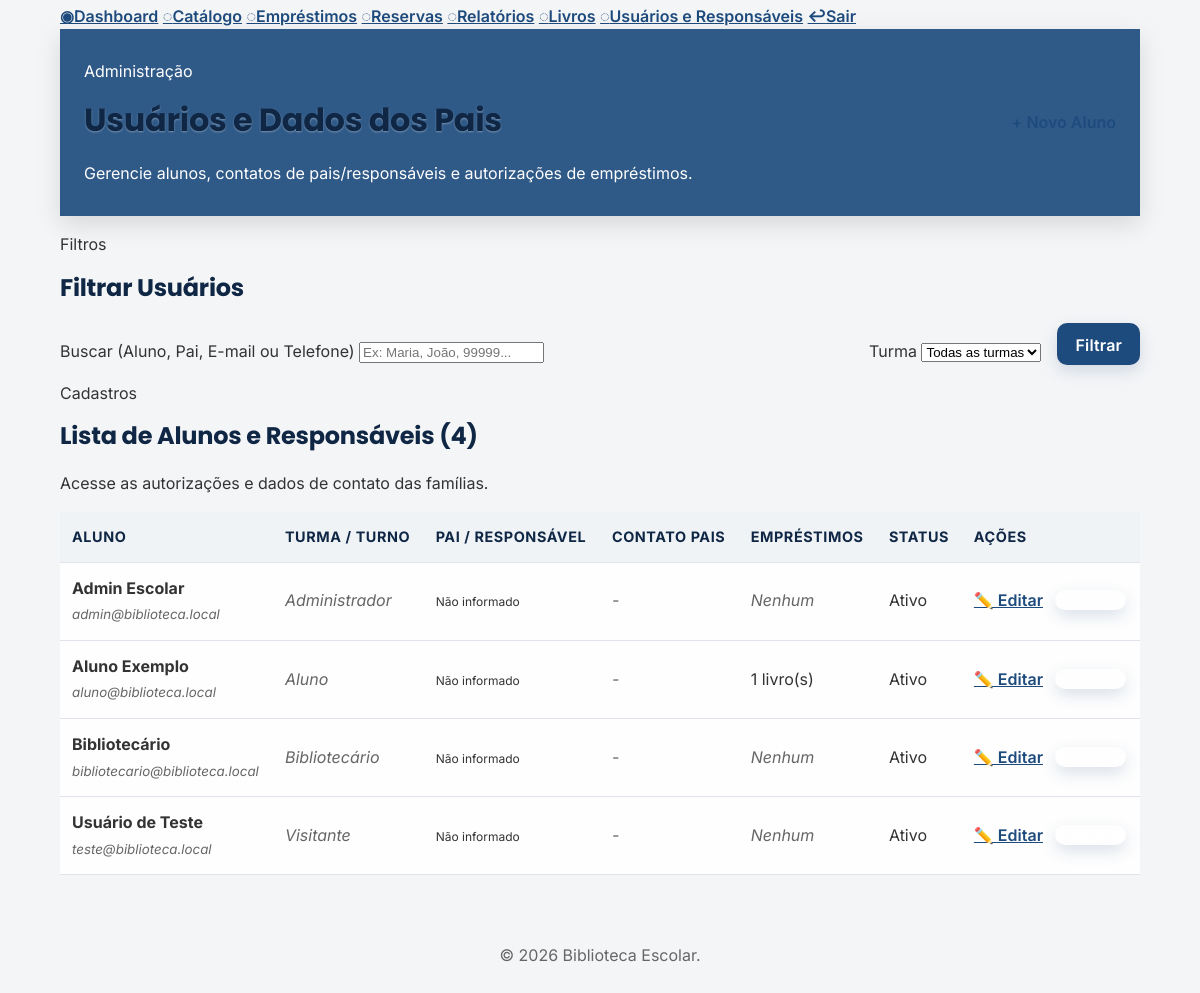
The app's page /users.php (signed in, lower part), older data.
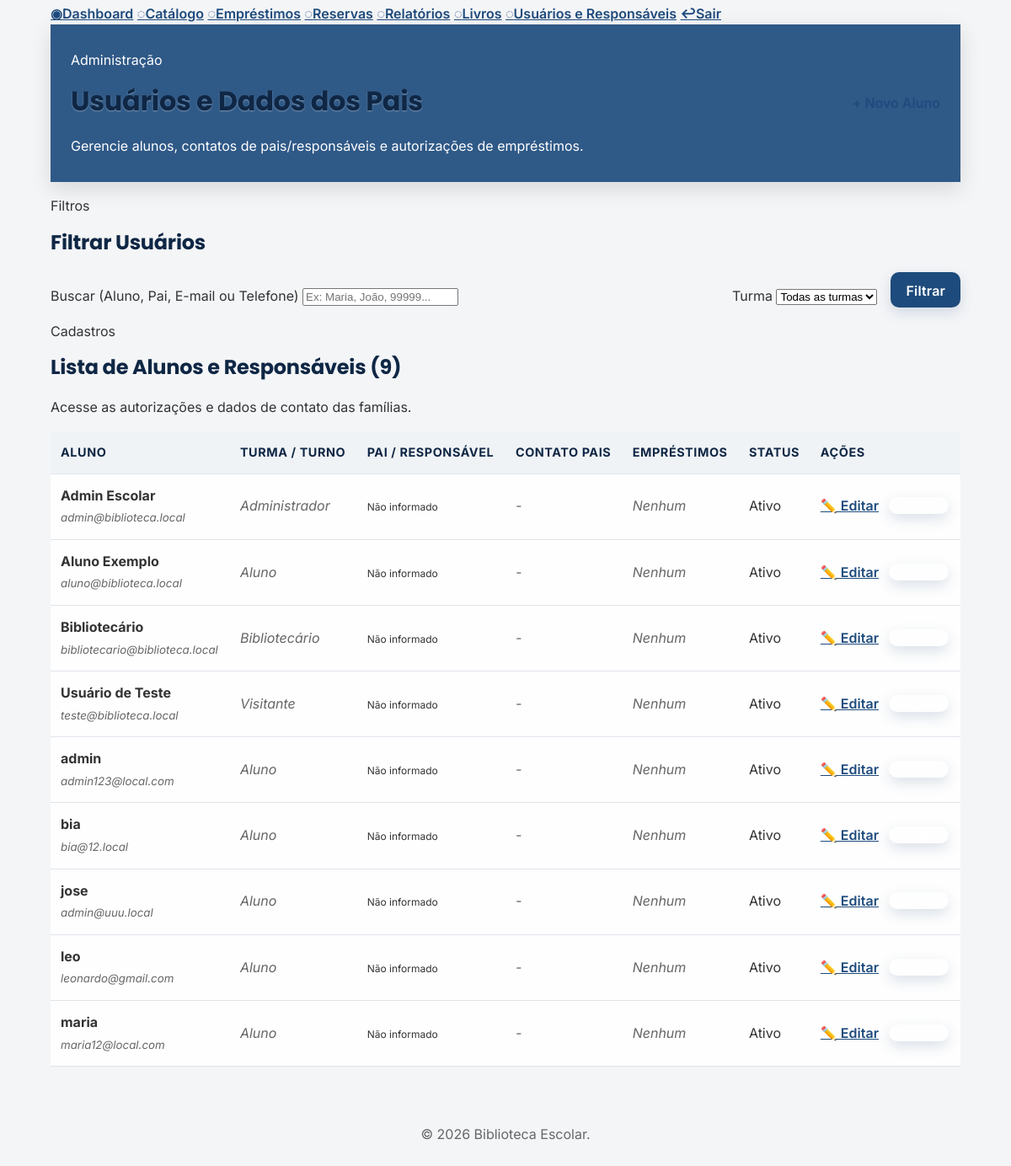
The same page, newer data.
### tables this page shows
CREATE TABLE users (
        id INTEGER PRIMARY KEY AUTOINCREMENT,
        name TEXT NOT NULL,
        email TEXT NOT NULL UNIQUE,
        password TEXT NOT NULL,
        role_id INTEGER NOT NULL,
        blocked INTEGER NOT NULL DEFAULT 0,
        created_at TEXT NOT NULL DEFAULT CURRENT_TIMESTAMP, profile_photo TEXT, "turma", "turno", "parent_name", "parent_phone", "parent_email", "parent_document",
        FOREIGN KEY(role_id) REFERENCES roles(id)
    );

### includes/functions.php (called while the page is built, shortened)
<?php
function h(string $value): string
{
    return htmlspecialchars($value, ENT_QUOTES, 'UTF-8');
}

### users.php (the view, shortened to what the changed rows need)
<?php
require_once __DIR__ . '/includes/functions.php';
$db = get_db();
$where = ['1=1'];
$params = [];
$whereSql = implode(' AND ', $where);
$usersList = $db->prepare("SELECT u.*, r.name AS role_name, (SELECT COUNT(*) FROM loans l WHERE l.user_id = u.id AND l.returned_at IS NULL) AS active_loans FROM users u JOIN roles r ON u.role_id = r.id WHERE {$whereSql} ORDER BY u.name ASC");
$usersList->execute($params);
$users = $usersList->fetchAll();
require_once __DIR__ . '/includes/header.php';
?>
<div class="dashboard-shell">
    <div class="dashboard-main-panel">
        <header class="dashboard-topbar">
            <div>
                <h1>Usuários e Dados dos Pais</h1>
            </div>
        </header>
        <section class="panel">
            <div class="panel-header">
                <div>
                    <h2>Filtrar Usuários</h2>
                </div>
            </div>
        </section>
        <section class="panel table-panel">
            <div class="panel-header">
                <div>
                    <p class="panel-eyebrow">Cadastros</p>
                    <h2>Lista de Alunos e Responsáveis (<?php echo count($users); ?>)</h2>
                    <p class="panel-subtitle">Acesse as autorizações e dados de contato das famílias.</p>
                </div>
            </div>
            <div class="table-wrapper">
                <?php if (empty($users)): ?>
                    <p class="empty-state">Nenhum usuário encontrado com os critérios fornecidos.</p>
                <?php else: ?>
                    <table class="dashboard-table">
                        <thead>
                            <tr>
                                <th>Aluno</th>
                                <th>Turma / Turno</th>
                                <th>Pai / Responsável</th>
                                <th>Contato Pais</th>
                                <th>Empréstimos</th>
                                <th>Status</th>
                                <th>Ações</th>
                            </tr>
                        </thead>
                        <tbody>
                            <?php foreach ($users as $u): ?>
                                <tr>
                                    <td>
                                        <strong><?php echo h($u['name']); ?></strong><br>
                                        <small class="muted"><?php echo h($u['email']); ?></small>
                                    </td>
                                    <td>
                                        <?php if (!empty($u['turma'])): ?>
                                            <span class="status-pill status-active"><?php echo h($u['turma']); ?></span>
                                            <br><small><?php echo h($u['turno'] ?? ''); ?></small>
                                        <?php else: ?>
                                            <span class="muted"><?php echo h($u['role_name']); ?></span>
                                        <?php endif; ?>
                                    </td>
                                    <td>
                                        <?php if (!empty($u['parent_name'])): ?>
                                            <strong><?php echo h($u['parent_name']); ?></strong>
                                            <?php if (!empty($u['parent_document'])): ?>
                                                <br><small class="muted">Doc: <?php echo h($u['parent_document']); ?></small>
                                            <?php endif; ?>
                                        <?php else: ?>
                                            <span class="status-pill status-warning" style="font-size: 0.75rem;">Não informado</span>
                                        <?php endif; ?>
                                    </td>
                                    <td>
                                        <?php if (!empty($u['parent_phone'])): ?>
                                            <a href="https://wa.me/<?php echo preg_replace('/[^\d]/', '', $u['parent_phone']); ?>" target="_blank" rel="noopener" style="color: #16a34a; font-weight: 500; text-decoration: none;">
                                                📱 <?php echo h($u['parent_phone']); ?>
                                            </a>
                                        <?php else: ?>
                                            <span class="muted">-</span>
                                        <?php endif; ?>
                                    </td>
                                    <td>
                                        <?php if ($u['active_loans'] > 0): ?>
                                            <span class="status-pill status-active"><?php echo (int)$u['active_loans']; ?> livro(s)</span>
                                        <?php else: ?>
                                            <span class="muted">Nenhum</span>
                                        <?php endif; ?>
                                    </td>
                                    <td>
                                        <?php if (!empty($u['blocked'])): ?>
                                            <span class="status-pill status-overdue">Bloqueado</span>
                                        <?php else: ?>
                                            <span class="status-pill status-active">Ativo</span>
                                        <?php endif; ?>
                                    </td>
                                    <td style="white-space: nowrap;">
                                        <a class="action-link" href="users.php?edit=<?php echo (int)$u['id']; ?>" style="margin-right: 0.5rem;">✏️ Editar</a>
                                        <form method="post" action="users.php?toggle_block=<?php echo (int)$u['id']; ?>" style="display:inline; margin:0;">
                                            <button type="submit" class="soft-link" onclick="return confirm('Alterar status deste usuário?');" style="background:none; border:none; padding:0; cursor:pointer;">
                                            </button>
                                        </form>
                                    </td>
                                </tr>
                            <?php endforeach; ?>
                        </tbody>
                    </table>
                <?php endif; ?>
            </div>
        </section>
    </div>
</div>
<?php require_once __DIR__ . '/includes/footer.php';

Row changes from the older to the newer data that the page shows:
changed users "Aluno Exemplo": active_loans "1" → (not shown); text "livro(s)" → "Nenhum"
added users: name "admin", email "admin123@local.com", role_name "Aluno", shows "Não informado", shows "Nenhum", blocked "Ativo"
added users: name "bia", email "bia@12.local", role_name "Aluno", shows "Não informado", shows "Nenhum", blocked "Ativo"
added users: name "jose", email "admin@uuu.local", role_name "Aluno", shows "Não informado", shows "Nenhum", blocked "Ativo"
added users: name "leo", email "leonardo@gmail.com", role_name "Aluno", shows "Não informado", shows "Nenhum", blocked "Ativo"
added users: name "maria", email "maria12@local.com", role_name "Aluno", shows "Não informado", shows "Nenhum", blocked "Ativo"
Text that changed along with them:
count($users): "4" → "9"
